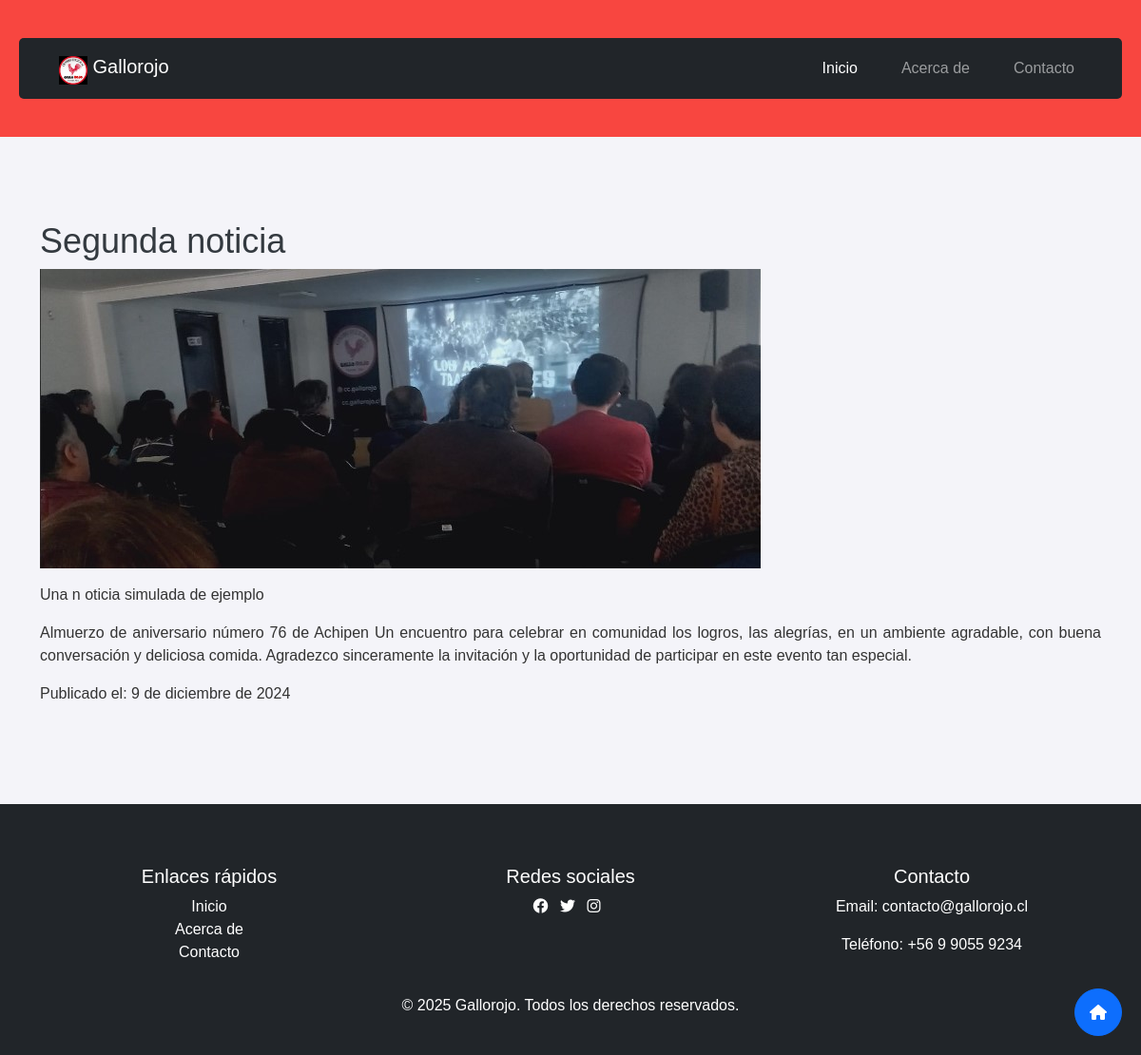
Page /noticia/2/ on the earlier database version.
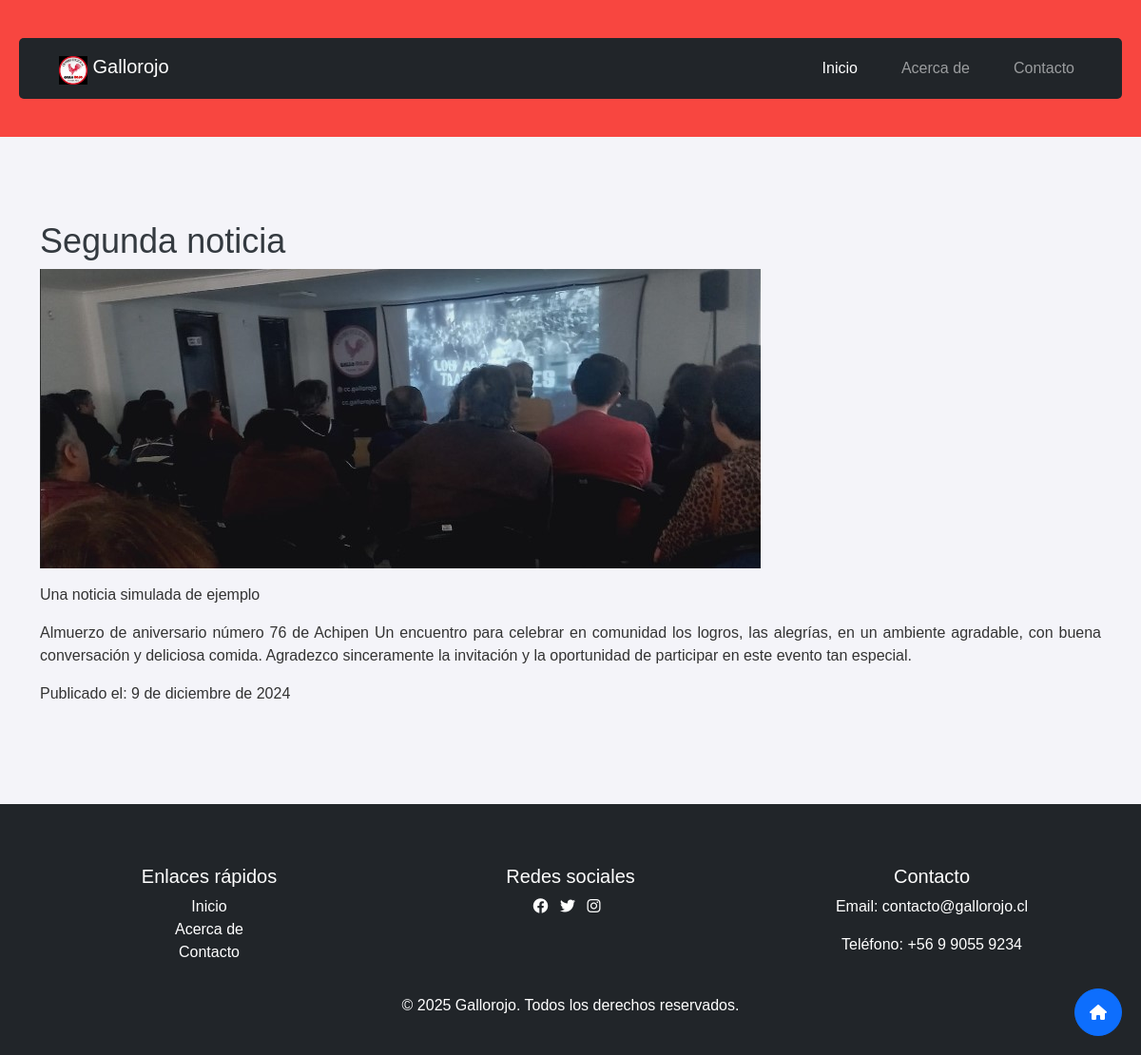
Same page on the later database version.
### core/models.py (models this page shows, shortened)
class Noticia(models.Model):
    titulo = models.CharField(max_length=200)
    descripcion = RichTextField()  # Cambiado a RichTextField
    contenido = RichTextField()  # Cambiado a RichTextField
    imagen = models.ImageField(upload_to='noticias/')
    fecha_publicacion = models.DateField(auto_now_add=True)

### core/views.py (the view)
# urls.py: path('noticia/<int:pk>/', views.noticia_detalle, name='noticia_detalle'),
def noticia_detalle(request, pk):
    noticia = get_object_or_404(Noticia, pk=pk)
    return render(request, 'core/noticia_detalle.html', {'noticia': noticia})

### core/templates/core/noticia_detalle.html
{% extends 'core/base.html' %}
{% block content %}
<h1>{{ noticia.titulo }}</h1>
<img src="{{ noticia.imagen.url }}" alt="{{ noticia.titulo }}" style="max-width: 75%; height: auto;">
<p>{{ noticia.descripcion|safe }}</p>
<p>{{ noticia.contenido|safe }}</p>
<p>Publicado el: {{ noticia.fecha_publicacion }}</p>
{% endblock %}

Differences in the rows shown:
changed Noticia "Segunda noticia": descripcion "Una n oticia simulada de ejemplo" → "Una noticia simulada de ejemplo"
